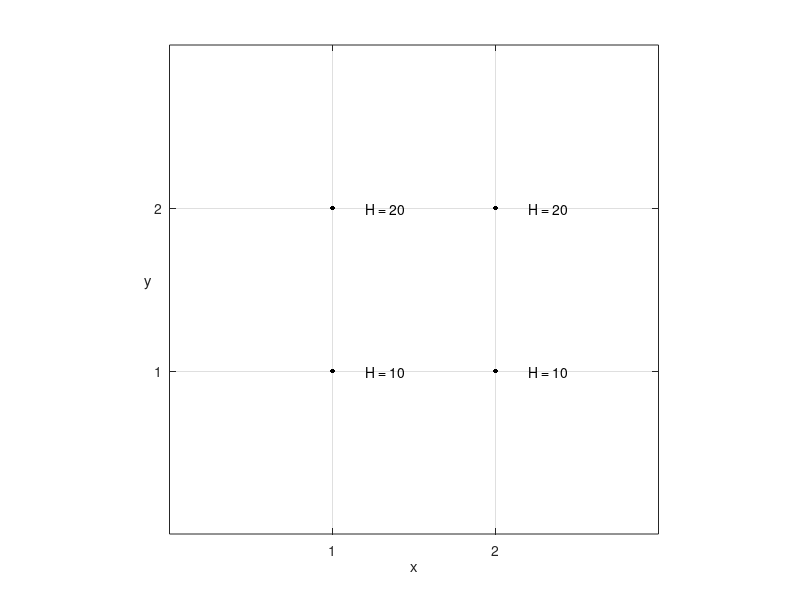

Write MATLAB code to recreate this figure.
figure(1);clf
plot([1,1,2,2],[1,2,1,2],'k.','MarkerSize',10)
grid on;
hold on;
text(1.2,1,'H = 10')
text(1.2,2,'H = 20')
text(2.2,1,'H = 10')
text(2.2,2,'H = 20')
axis([0 3 0 3])
xlabel('x')
ylabel(gca, 'y','Rotation',0);
set(gca,'XTick',[1,2])
set(gca,'YTick',[1,2])
axis square
print -dpng linear2Das1D.png